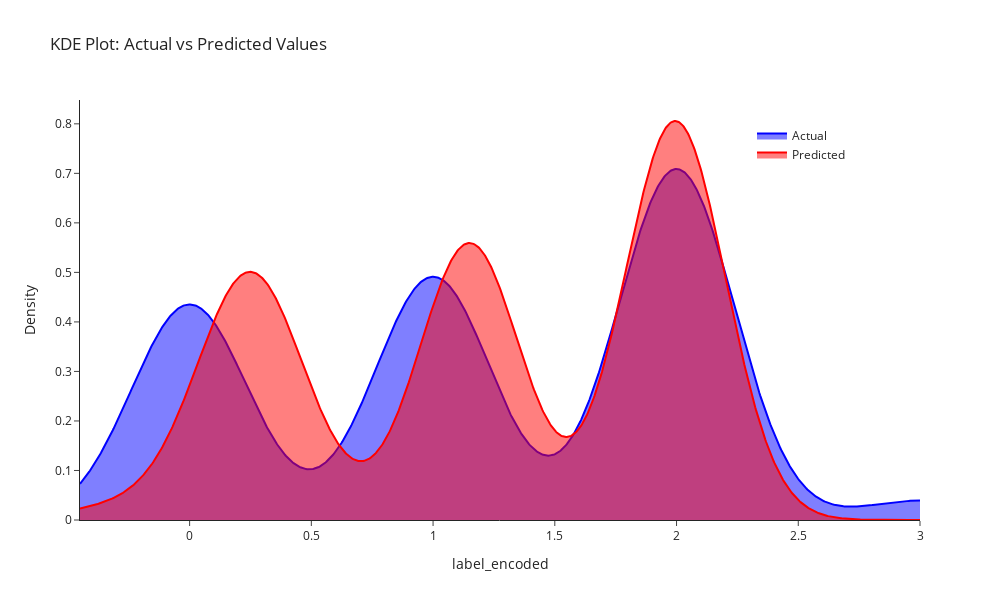

Notebook code for this chart:
### Markdown cell above
## KDE for Single variable Polynomial Regression

### Code cell
# Calculate KDE for actual and predicted
kde_actual = gaussian_kde(y_test_p1)
kde_pred = gaussian_kde(y_pred_p1)

# Create x-axis range covering both datasets
x_range = np.linspace(min(min(y_test_p1), min(y_pred_p1)), max(max(y_test_p1), max(y_pred_p1)), 1000)

# Evaluate KDE values
y_actual_kde = kde_actual(x_range)
y_pred_kde = kde_pred(x_range)

# Create Plotly figure
fig = go.Figure()

fig.add_trace(go.Scatter(
    x=x_range,
    y=y_actual_kde,
    mode='lines',
    name='Actual',
    fill='tozeroy',
    line=dict(color='blue')
))

fig.add_trace(go.Scatter(
    x=x_range,
    y=y_pred_kde,
    mode='lines',
    name='Predicted',
    fill='tozeroy',
    line=dict(color='red')
))

fig.update_layout(
    title='KDE Plot: Actual vs Predicted Values',
    xaxis_title='label_encoded',
    yaxis_title='Density',
    legend=dict(x=0.8, y=0.95),
    template='simple_white',
    width=1000,
    height=600,
    showlegend=True
)

fig.show()

### Figure 1 — Plotly figure (JSON) as saved in the notebook; plotly's stock layout.template omitted (floating-point values rounded to 4 significant figures; data arrays with more than 128 entries replaced by an {"elided": "..."} marker saying what was removed)
{"data": [{"fill": "tozeroy", "line": {"color": "blue"}, "mode": "lines", "name": "Actual", "type": "scatter", "x": {"elided": "1000 float values"}, "y": {"elided": "1000 float values"}}, {"fill": "tozeroy", "line": {"color": "red"}, "mode": "lines", "name": "Predicted", "type": "scatter", "x": {"elided": "1000 float values"}, "y": {"elided": "1000 float values"}}], "layout": {"height": 600, "legend": {"x": 0.8, "y": 0.95}, "showlegend": true, "title": {"text": "KDE Plot: Actual vs Predicted Values"}, "width": 1000, "xaxis": {"title": {"text": "label_encoded"}}, "yaxis": {"title": {"text": "Density"}}}}
